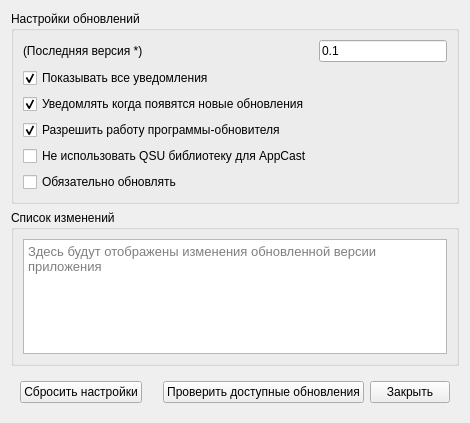
<?xml version="1.0" encoding="UTF-8"?>
<ui version="4.0">
 <class>UpdateDialog</class>
 <widget class="QDialog" name="UpdateDialog">
  <property name="geometry">
   <rect>
    <x>0</x>
    <y>0</y>
    <width>470</width>
    <height>423</height>
   </rect>
  </property>
  <property name="minimumSize">
   <size>
    <width>470</width>
    <height>230</height>
   </size>
  </property>
  <property name="windowTitle">
   <string>Обновление приложения</string>
  </property>
  <layout class="QGridLayout" name="gridLayout_2">
   <item row="1" column="0">
    <widget class="QGroupBox" name="groupBox_2">
     <property name="title">
      <string>Список изменений</string>
     </property>
     <layout class="QGridLayout" name="gridLayout_6">
      <item row="0" column="0">
       <widget class="QTextBrowser" name="changelogText">
        <property name="font">
         <font>
          <pointsize>10</pointsize>
         </font>
        </property>
        <property name="readOnly">
         <bool>true</bool>
        </property>
        <property name="html">
         <string>&lt;!DOCTYPE HTML PUBLIC &quot;-//W3C//DTD HTML 4.0//EN&quot; &quot;http://www.w3.org/TR/REC-html40/strict.dtd&quot;&gt;
&lt;html&gt;&lt;head&gt;&lt;meta name=&quot;qrichtext&quot; content=&quot;1&quot; /&gt;&lt;style type=&quot;text/css&quot;&gt;
p, li { white-space: pre-wrap; }
&lt;/style&gt;&lt;/head&gt;&lt;body style=&quot; font-family:'MS Shell Dlg 2'; font-size:10pt; font-weight:400; font-style:normal;&quot;&gt;
&lt;p style=&quot;-qt-paragraph-type:empty; margin-top:0px; margin-bottom:0px; margin-left:0px; margin-right:0px; -qt-block-indent:0; text-indent:0px;&quot;&gt;&lt;br /&gt;&lt;/p&gt;&lt;/body&gt;&lt;/html&gt;</string>
        </property>
        <property name="acceptRichText">
         <bool>false</bool>
        </property>
        <property name="placeholderText">
         <string>Здесь будут отображены изменения обновленной версии приложения</string>
        </property>
       </widget>
      </item>
     </layout>
    </widget>
   </item>
   <item row="2" column="0">
    <widget class="QFrame" name="frame">
     <property name="frameShape">
      <enum>QFrame::NoFrame</enum>
     </property>
     <property name="frameShadow">
      <enum>QFrame::Plain</enum>
     </property>
     <layout class="QGridLayout" name="gridLayout_7">
      <item row="0" column="2">
       <layout class="QGridLayout" name="gridLayout_3">
        <item row="0" column="1">
         <widget class="QPushButton" name="closeButton">
          <property name="text">
           <string>Закрыть</string>
          </property>
          <property name="autoDefault">
           <bool>false</bool>
          </property>
         </widget>
        </item>
        <item row="0" column="0">
         <widget class="QPushButton" name="checkButton">
          <property name="text">
           <string>Проверить доступные обновления</string>
          </property>
          <property name="autoDefault">
           <bool>false</bool>
          </property>
         </widget>
        </item>
       </layout>
      </item>
      <item row="0" column="0">
       <widget class="QPushButton" name="resetButton">
        <property name="text">
         <string>Сбросить настройки</string>
        </property>
        <property name="autoDefault">
         <bool>false</bool>
        </property>
       </widget>
      </item>
      <item row="0" column="1">
       <spacer name="horizontalSpacer">
        <property name="orientation">
         <enum>Qt::Horizontal</enum>
        </property>
        <property name="sizeHint" stdset="0">
         <size>
          <width>40</width>
          <height>20</height>
         </size>
        </property>
       </spacer>
      </item>
     </layout>
    </widget>
   </item>
   <item row="0" column="0">
    <widget class="QGroupBox" name="groupBox">
     <property name="title">
      <string>Настройки обновлений</string>
     </property>
     <layout class="QGridLayout" name="gridLayout">
      <item row="2" column="1">
       <widget class="QLineEdit" name="installedVersion">
        <property name="text">
         <string>0.1</string>
        </property>
        <property name="placeholderText">
         <string>Write a version string</string>
        </property>
       </widget>
      </item>
      <item row="2" column="0">
       <widget class="QLabel" name="label">
        <property name="text">
         <string>(Последняя версия *)</string>
        </property>
       </widget>
      </item>
      <item row="6" column="0">
       <widget class="QCheckBox" name="customAppcast">
        <property name="text">
         <string>Не использовать QSU библиотеку для AppCast</string>
        </property>
       </widget>
      </item>
      <item row="4" column="0">
       <widget class="QCheckBox" name="showUpdateNotifications">
        <property name="text">
         <string>Уведомлять когда появятся новые обновления</string>
        </property>
        <property name="checked">
         <bool>true</bool>
        </property>
       </widget>
      </item>
      <item row="3" column="0">
       <widget class="QCheckBox" name="showAllNotifcations">
        <property name="text">
         <string>Показывать все уведомления</string>
        </property>
        <property name="checked">
         <bool>true</bool>
        </property>
        <property name="tristate">
         <bool>false</bool>
        </property>
       </widget>
      </item>
      <item row="5" column="0">
       <widget class="QCheckBox" name="enableDownloader">
        <property name="text">
         <string>Разрешить работу программы-обновителя</string>
        </property>
        <property name="checked">
         <bool>true</bool>
        </property>
       </widget>
      </item>
      <item row="7" column="0">
       <widget class="QCheckBox" name="mandatoryUpdate">
        <property name="text">
         <string>Обязательно обновлять</string>
        </property>
       </widget>
      </item>
     </layout>
    </widget>
   </item>
  </layout>
 </widget>
 <resources/>
 <connections/>
</ui>
